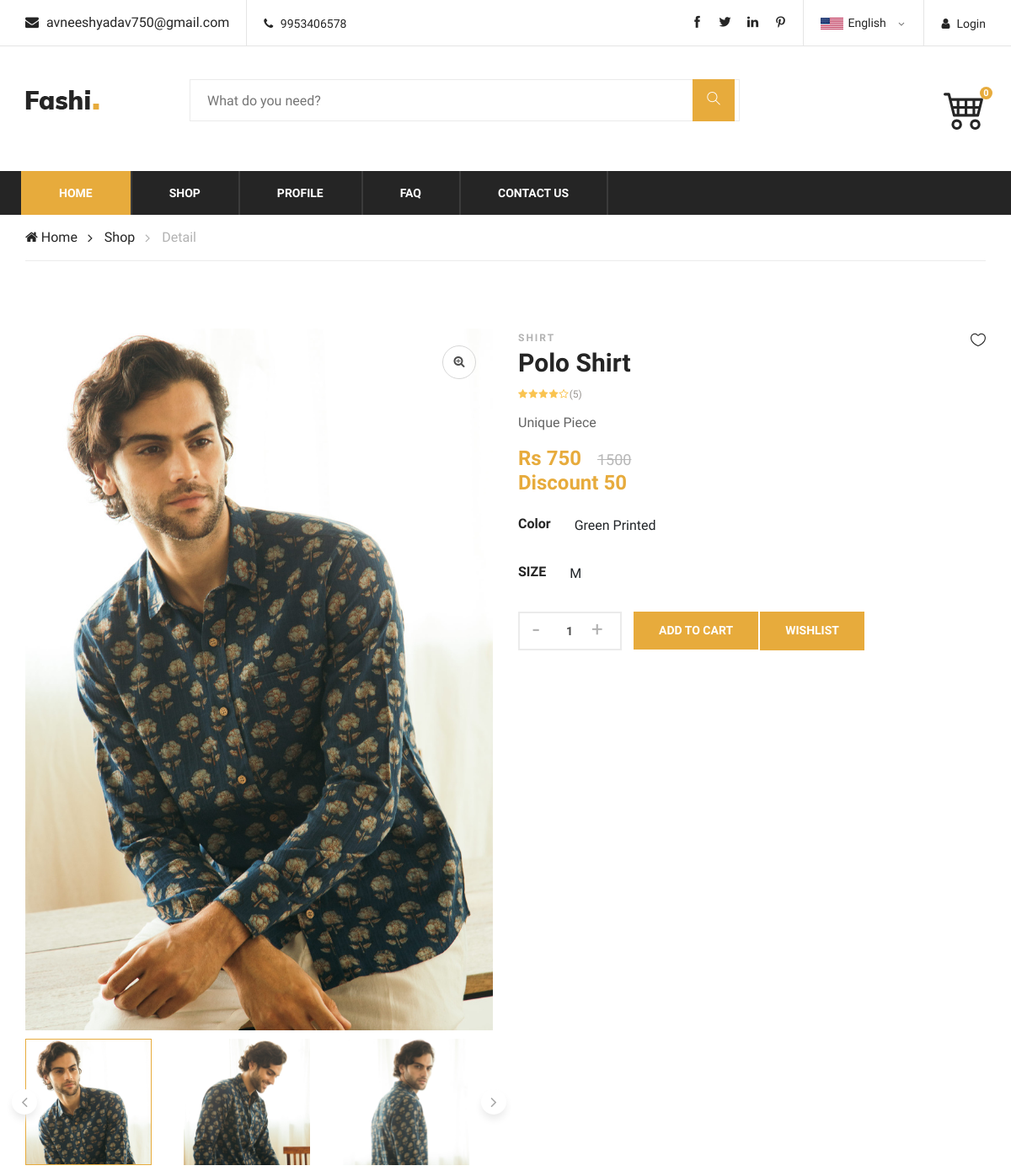
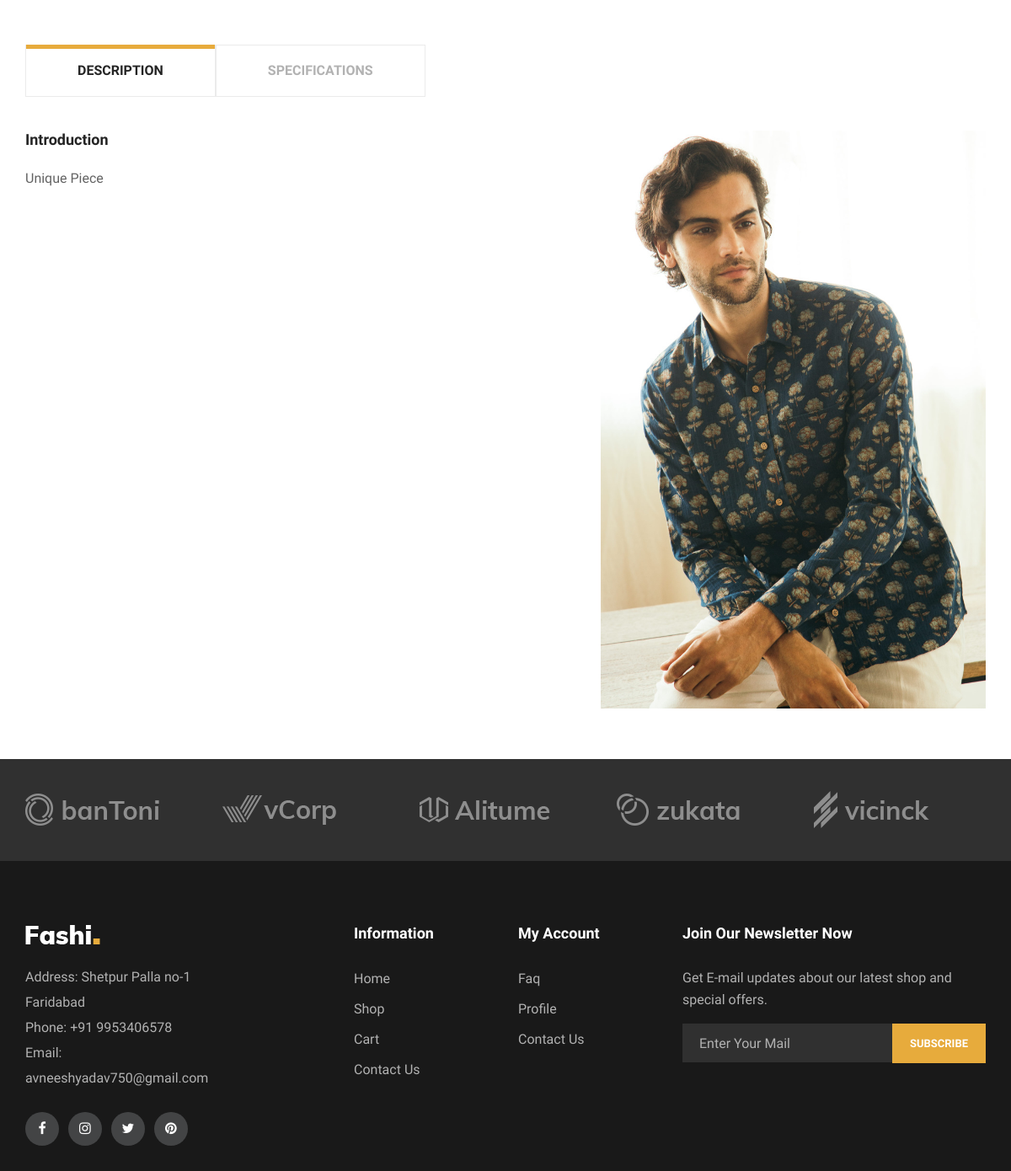
Page /product/7/ on the committed database (2 pictures, top to bottom).
### mainApp/models.py (models this page shows, shortened)
class Product(models.Model):
    pid = models.AutoField(primary_key=True)
    name = models.CharField(max_length=50)
    mainCat = models.ForeignKey(MainCat,on_delete=models.CASCADE)
    subCat = models.ForeignKey(SubCat,on_delete=models.CASCADE)
    brand = models.ForeignKey(Brand,on_delete=models.CASCADE)
    seller = models.ForeignKey(Seller,on_delete=models.CASCADE)
    basePrice = models.IntegerField()
    discount = models.IntegerField(default=0,null=True,blank=True)
    finalPrice = models.IntegerField(default=0,null=True,blank=True)
    color = models.CharField(max_length=20)
    size = models.CharField(max_length=10)
    description = models.TextField()
    time = models.DateTimeField(auto_now=True)
    stock = models.BooleanField(default=True)
    pic1 = models.ImageField(upload_to="images/")
    pic2 = models.ImageField(upload_to="images/")
    pic3 = models.ImageField(upload_to="images/")
    pic4 = models.ImageField(upload_to="images/")

class SubCat(models.Model):
    scid = models.AutoField(primary_key=True)
    name = models.CharField(max_length=20)
    def __str__(self):
        return self.name

### mainApp/views.py (the view, shortened to what this page needs)
# urls.py: path('product/<int:num>/',views.productPage),
def productPage(request,num):
    global count
    product = Product.objects.get(pid=num)
    return render(request,"product.html",{"Product":product,
                                        "Count":count})

### mainApp/templates/product.html (shortened to what this page needs)
{% extends 'index.html' %}
{% load static %}
{% block body %}
<div class="breacrumb-section">
    <div class="container">
        <div class="row">
            <div class="col-lg-12">
                <div class="breadcrumb-text product-more">
                    <a href="/"><i class="fa fa-home"></i> Home</a>
                    <a href="/shop/d/d/d/">Shop</a>
                    <span>Detail</span>
                </div>
            </div>
        </div>
    </div>
</div>
<section class="product-shop spad page-details">
    <div class="container">
        <div class="row">
            <div class="col-lg-12">
                <div class="row">
                    <div class="col-lg-6">
                        <div class="product-pic-zoom">
                            <img class="product-big-img" src="{{Product.pic1.url}}" alt="">
                            <div class="zoom-icon">
                                <i class="fa fa-search-plus"></i>
                            </div>
                        </div>
                        <div class="product-thumbs">
                            <div class="product-thumbs-track ps-slider owl-carousel">
                                <div class="pt active" data-imgbigurl="{{Product.pic1.url}}"
                                    style="width: 150px;height: 150px;"><img src="{{Product.pic1.url}}" alt=""></div>
                                <div class="pt" data-imgbigurl="{{Product.pic2.url}}"
                                    style="width: 150px;height: 150px;"><img src="{{Product.pic2.url}}" alt=""></div>
                                <div class="pt" data-imgbigurl="{{Product.pic3.url}}"
                                    style="width: 150px;height: 150px;"><img src="{{Product.pic3.url}}" alt=""></div>
                            </div>
                        </div>
                    </div>
                    <div class="col-lg-6">
                        <div class="product-details">
                            <div class="pd-title">
                                <span>{{Product.subCat}}</span>
                                <h3>{{Product.name}}</h3>
                                <a href="#" class="heart-icon"><i class="icon_heart_alt"></i></a>
                            </div>
                            <div class="pd-rating">
                                <i class="fa fa-star"></i>
                                <i class="fa fa-star"></i>
                                <i class="fa fa-star"></i>
                                <i class="fa fa-star"></i>
                                <i class="fa fa-star-o"></i>
                                <span>(5)</span>
                            </div>
                            <div class="pd-desc">
                                <p>{{Product.description}}</p>
                                <h4>Rs {{Product.finalPrice}} <span>{{Product.basePrice}}</span></h4>
                                <h4>Discount {{Product.discount}}</h4>
                            </div>
                            <div class="pd-color">
                                <h6>Color</h6>
                                <div class="pd-color-choose">
                                    <div class="">
                                        <label>{{Product.color}}</label>
                                    </div>
                                </div>
                            </div>
                            <div class="pd-color">
                                <h6>SIZE</h6>
                                <div class="pd-color-choose">
                                    <div class="">
                                        <label>{{Product.size}}</label>
                                    </div>
                                </div>
                            </div>
                            <div class="quantity">
                                <form method="post">
                                    <div class="pro-qty">
                                        <input type="text" name="q" value="1">
                                    </div>
                                    <button class="primary-btn pd-cart" style="border: none;" type="submit">Add To Cart</button>
                                </form>
                                <a href="/wishlist/{{Product.pid}}/" class="primary-btn pd-cart"
                                    style="margin-left: 2px;">Wishlist</a>
                            </div>
                        </div>
                    </div>
                </div>
                <div class="product-tab">
                    <div class="tab-item">
                        <ul class="nav" role="tablist">
                            <li>
                                <a class="active" data-toggle="tab" href="#tab-1" role="tab">DESCRIPTION</a>
                            </li>
                            <li>
                                <a data-toggle="tab" href="#tab-2" role="tab">SPECIFICATIONS</a>
                            </li>
                        </ul>
                    </div>
                    <div class="tab-item-content">
                        <div class="tab-content">
                            <div class="tab-pane fade-in active" id="tab-1" role="tabpanel">
                                <div class="product-content">
                                    <div class="row">
                                        <div class="col-lg-7">
                                            <h5>Introduction</h5>
                                            <p>{{Product.description}}</h5>
                                        </div>
                                        <div class="col-lg-5">
                                            <img src="{{Product.pic1.url}}" alt="">
                                        </div>
                                    </div>
                                </div>
                            </div>
                        </div>
                    </div>
                </div>
            </div>
        </div>
    </div>
</section>
{% endblock %}

### rows in the picture
Product: pic1 (picture), pic2 (picture), pic3 (picture), subCat "SHIRT", name "Polo Shirt", description "Unique Piece", finalPrice "750", basePrice "1500", discount "50", color "Green Printed", size "M"

### other values in the picture
{{ Count }} "0"
